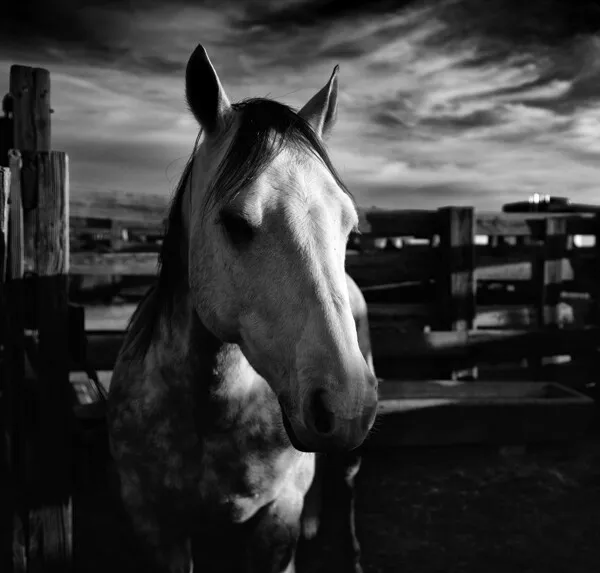
#> input picture computer-vision/02-histograma/data/imagem1.jpg, 600 x 573 px, found by its file name
$ python histograma2.py
#> lines starting #> are read from the running program, lines starting #| are printed output that depends on the picture
import cv2
import numpy as np
import matplotlib.pyplot as plt

# Carregar as imagens em escala de cinza
imagem1 = cv2.imread(r'C:\Users\Samsung\Documents\GitHub\IFSP-computer-science-bachelor\computer-vision\02-histograma\data\imagem1.jpg', cv2.IMREAD_GRAYSCALE)
#> imagem1: shape (573, 600); min 0, max 255, mean 56.5
imagem2 = cv2.imread(r'C:\Users\Samsung\Documents\GitHub\IFSP-computer-science-bachelor\computer-vision\02-histograma\data\imagem2.jpg', cv2.IMREAD_GRAYSCALE)
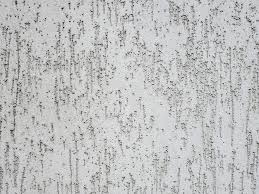
#> input picture computer-vision/02-histograma/data/imagem2.jpg, 259 x 194 px, found by its file name
#> imagem2: shape (194, 259); min 0, max 249, mean 193

# Calcular os histogramas das imagens originais
histograma1_original = cv2.calcHist([imagem1], [0], None, [256], [0, 256])
#> histograma1_original = 256 values, max 15973 at index 6, min 0 at index 4, mean 1343
histograma2_original = cv2.calcHist([imagem2], [0], None, [256], [0, 256])
#> histograma2_original = 256 values, max 1434 at index 205, min 0 at index 1, mean 196.3

# Equalizar as imagens
imagem1_eq = cv2.equalizeHist(imagem1)
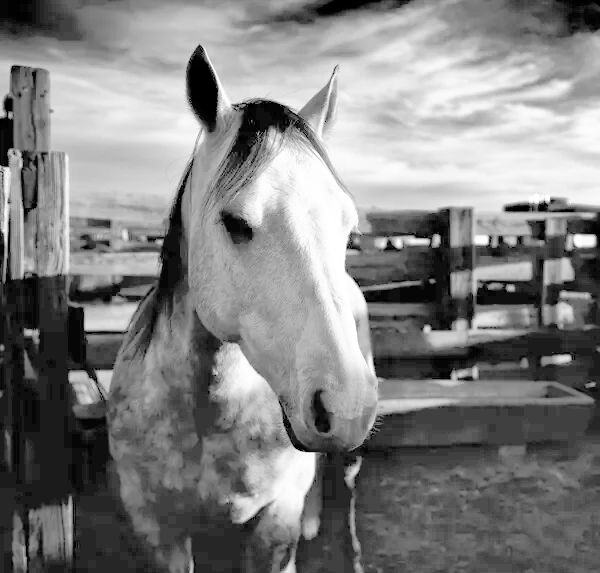
#> imagem1_eq: shape (573, 600); min 0, max 255, mean 129.1
imagem2_eq = cv2.equalizeHist(imagem2)
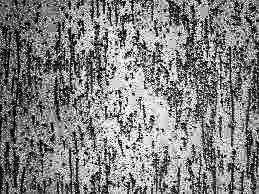
#> imagem2_eq: shape (194, 259); min 0, max 255, mean 129.5

histograma1_eq = cv2.calcHist([imagem1_eq], [0], None, [256], [0, 256])
#> histograma1_eq = 256 values, max 15973 at index 27, min 0 at index 3, mean 1343
histograma2_eq = cv2.calcHist([imagem2_eq], [0], None, [256], [0, 256])
#> histograma2_eq = 256 values, max 1434 at index 169, min 0 at index 31, mean 196.3

plt.figure()

plt.title("Comparaçã")
plt.xlabel("Intensidade do Pixel")
plt.ylabel("Número de Pixels")

# Histogramas originais
plt.plot(histograma1_original, color='red', label='Imagem 1 Original')
plt.plot(histograma2_original, color='blue', label='Imagem 2 Original')

# Histogramas equalizados
plt.plot(histograma1_eq, color='orange', label='Imagem 1 Equalizada')
plt.plot(histograma2_eq, color='purple', label='Imagem 2 Equalizada')

plt.legend()
plt.show()
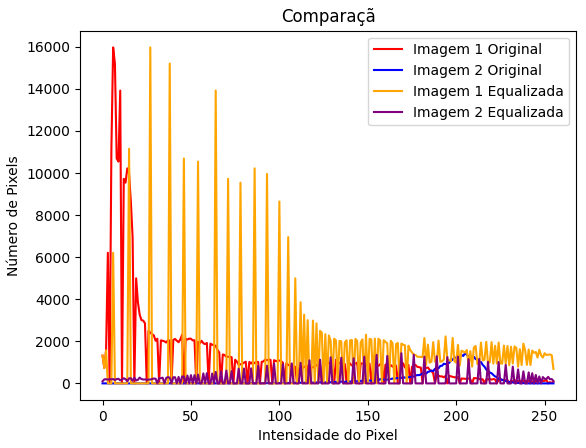
#> figure drawn by matplotlib, 1 panel; curve peaks at x = 6, y = 15973; curve peaks at x = 205, y = 1434; curve peaks at x = 27, y = 15973
